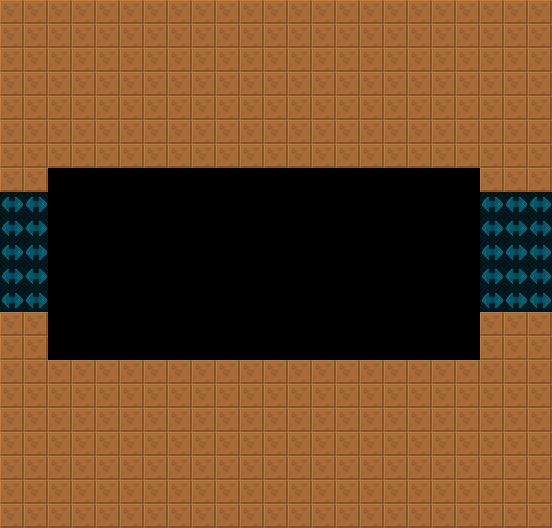

A 2D game scene composited from a Tiled map and its tileset images. What follows is a short description and the map's XML, with each tile layer's data collapsed to a summary:
An orthogonal 23x22 tile map with 24x24 px tiles, 2 tile layers (col, lnk), 2 tilesets and 1 object (SpecialEquipment).

<map version="1.4" tiledversion="1.4.2" orientation="orthogonal" renderorder="right-down" width="23" height="22" tilewidth="24" tileheight="24" infinite="0" nextlayerid="4" nextobjectid="8">
 <tileset firstgid="6" source="../../lnk.tsx" />
 <tileset firstgid="1" source="../../col.tsx" />
 <layer id="1" name="col" width="23" height="22">
  <data>[506 cells, 337 non-empty, 1 distinct tile ids]</data>
 </layer>
 <layer id="2" name="lnk" width="23" height="22" opacity="0.5">
  <data>[506 cells, 25 non-empty, 1 distinct tile ids]</data>
 </layer>
 <objectgroup id="3" name="markers" opacity="0.5">
  <object id="1" name="SpecialEquipment" type="SpecialEquipment" x="48" y="216" width="432" height="144">
   <properties>
    <property name="yr" value="0" />
    <property name="xr" value="0" />
   </properties>
  </object>
 </objectgroup>
</map>
